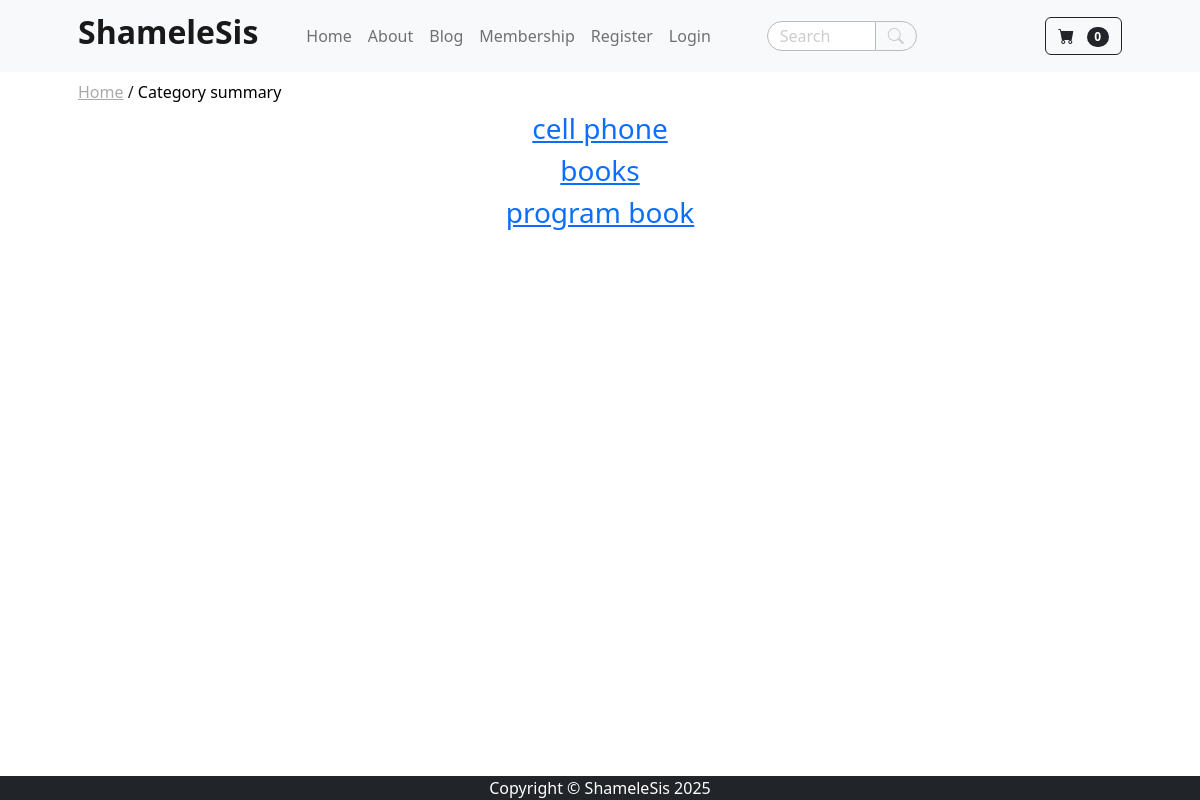
Page /category_summary/ on the earlier database version.
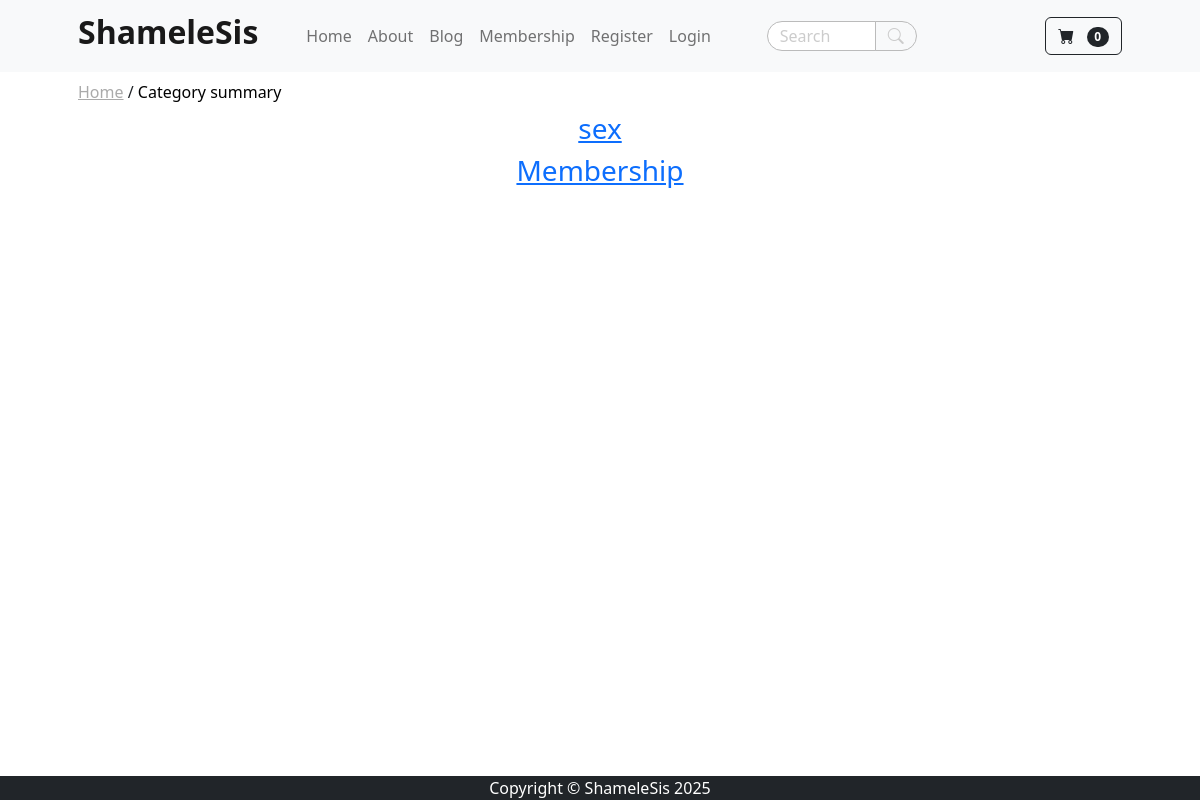
Same page on the later database version.
### store/models.py (models this page shows)
class Category(models.Model):
    name = models.CharField(max_length=50)
    def __str__(self):
        return self.name
    class Meta:
        verbose_name_plural = 'categories'

### store/views.py (the view)
# urls.py: path('category_summary/', views.category_summary, name='category_summary'),
def category_summary(request):
    categories = Category.objects.all()
    return render(request, 'category_summary.html', {"categories":categories})

### cart/cart.py (called while the page is built)
    def __len__(self):
        return len(self.cart)

### cart/context_processors.py (called while the page is built)
def cart(request):
    return {'cart': Cart(request)}

### store/context_processors.py (called while the page is built)
def base_breadcrumbs(request):
    path = request.path
    parts = path.strip('/').split('/')
    breadcrumbs = []
    url = ''
    for part in parts:
        url += f'/{part}'
        breadcrumbs.append({'name': part.replace('_', ' ').capitalize(), 'url': url})
    return {'breadcrumbs': breadcrumbs}

### store/templatetags/breadcrumbs.py (called while the page is built)
@register.inclusion_tag('breadcrumbs.html')
def show_breadcrumbs(breadcrumbs):
    return {'breadcrumbs': breadcrumbs}

### store/templates/category_summary.html
{% extends 'base.html' %}
{% block content %}
<div class="container">
  <div class="row">
    <center>
      <div class="col-8">
          {% for category in categories %}
          <h3><a href="{% url 'category' category %}">{{ category }}</a></h3>
          {% endfor %}
          <br/><br/>
      </div>
    </center>
  </div>
</div>
{% endblock %}

Differences in the rows shown:
removed Category: name "program book"
changed Category: name "cell phone" → "sex"
changed Category: name "books" → "Membership"
